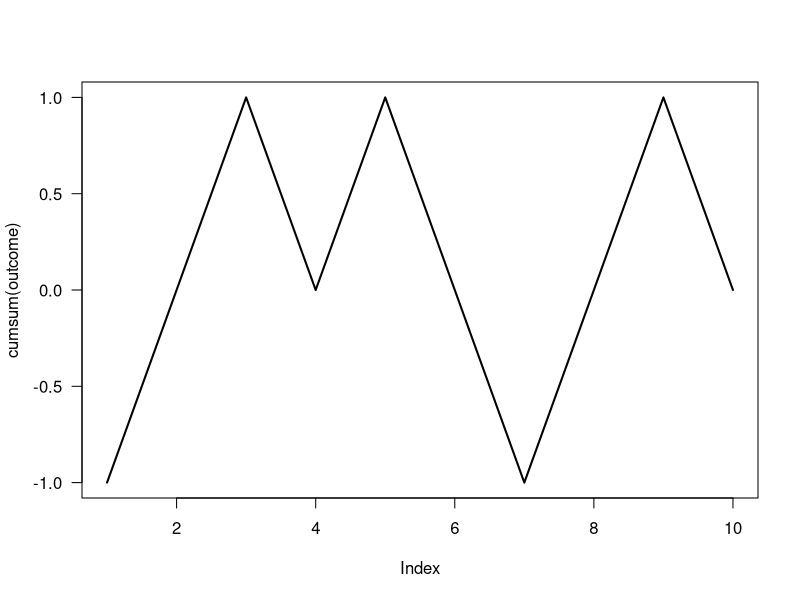
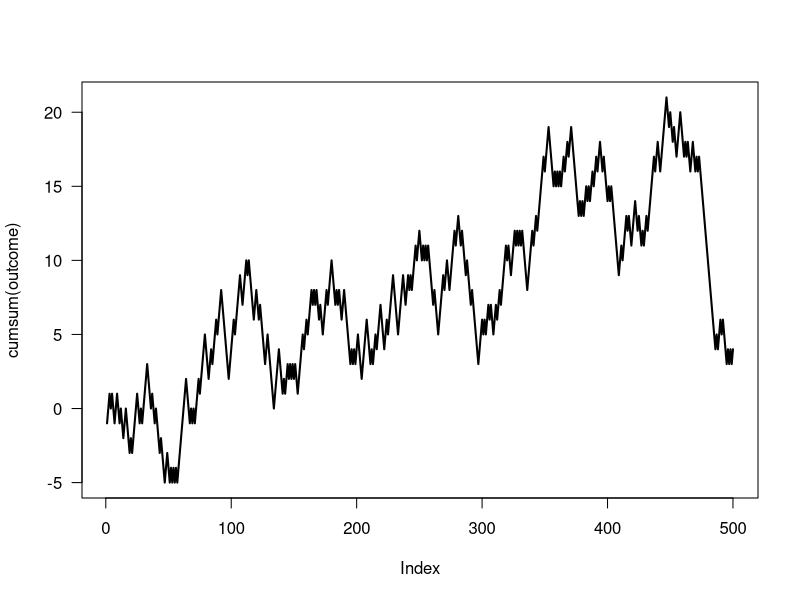

Reproduce these figures in R, in order.
## ---- chunk 1
knitr::opts_chunk$set(echo = TRUE)
## ---- chunk 2
# die object
die <- 1:6
die
## ---- chunk 3
# rolling a die once
sample(die, size = 1)

# rolling a pair of dice
sample(die, size = 2, replace = TRUE)

# rolling a die 5 times
sample(die, size = 5, replace = TRUE)
## ---- chunk 4
# function roll
roll <- function(x, times = 1) {
  sample(x, size = times, replace = TRUE)
}
## ---- chunk 5
# roll a die once
roll(die)

# roll a die 5 times
roll(die, times = 5)
## ---- chunk 6
set.seed(2)
game1 <- roll(die, times = 4)
game2 <- roll(die, times = 4)
## ---- chunk 7
# lose
game1
## ---- chunk 8
# win
game2
## ---- chunk 9
# prob of winning
1 - (5/6)^4
## ---- chunk 10
set.seed(5)
games <- 10
outcome <- rep(0, games)

for (g in 1:games) {
  rolls <- roll(die, times = 4)
  # count number of sixes
  sixes <- sum(rolls == 6)
  # win or lose?
  if (sixes >= 1) {
    outcome[g] <- 1  # win 
  } else {
    outcome[g] <- -1  # lose
  }
}

outcome
## ---- chunk 11
# net gain
gain <- sum(outcome)
gain
## ---- chunk 12
plot(cumsum(outcome), type = 'l', lwd = 2, las = 1)
## ---- chunk 13
set.seed(5)
games <- 500
outcome <- rep(0, games)

for (g in 1:games) {
  rolls <- roll(die, times = 4)
  # count number of sixes
  sixes <- sum(rolls == 6)
  # win or lose?
  if (sixes >= 1) {
    outcome[g] <- 1  # win 
  } else {
    outcome[g] <- -1  # lose
  }
}

plot(cumsum(outcome), type = 'l', lwd = 2, las = 1)
